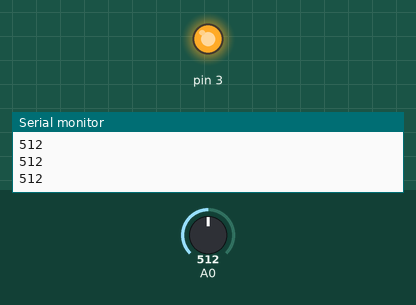
This sketch was run on a simulated Arduino Uno, built with avr-gcc and run on an emulated ATmega328P. Parts: output pins drawn as LEDs (lit = HIGH), the last lines printed to the serial monitor. Inputs (shaded band) come from the test bench; at power-on: A0 = 512.

Above: at 1.2 s.
1.3 s: A0 set to 262
2.8 s: A0 set to 234
At 3.4 s:
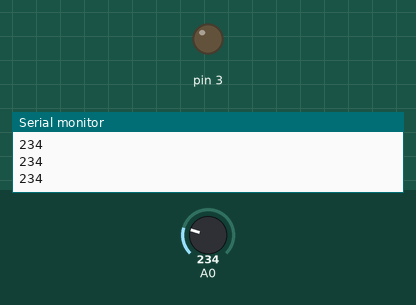
4.3 s: A0 set to 260
At 5.5 s:
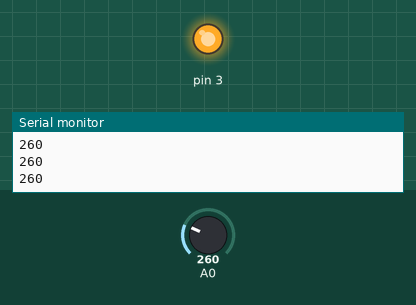
5.8 s: A0 set to 240
At 7.0 s:
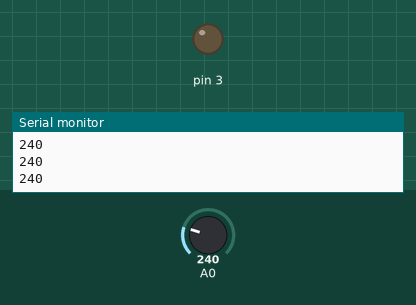
Timing chart, 0 to 8.3 s (numbered marks = the images above; inputs shaded):
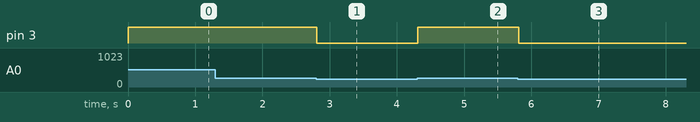

The sketch:

ldr.ino
```cpp
 #include <IRremote.h>

 void setup() {
pinMode(3,OUTPUT);
Serial.begin(9600);
analogWrite(3,255  );
}

void loop() {
int isik = analogRead(A0);
Serial.println(isik);


if(isik>250){

  analogWrite(3,255);

    }
    if(isik<250){
      analogWrite(3,0);
      }

}
```

Measured:
- the behaviour switches between 250 and 249 on A0 (found by bisection; images 0 and 1)
- after the input at 2.8 s, pin 3: HIGH → LOW at once
- after the input at 4.3 s, pin 3: LOW → HIGH at once
- after the input at 5.8 s, pin 3: HIGH → LOW at once
